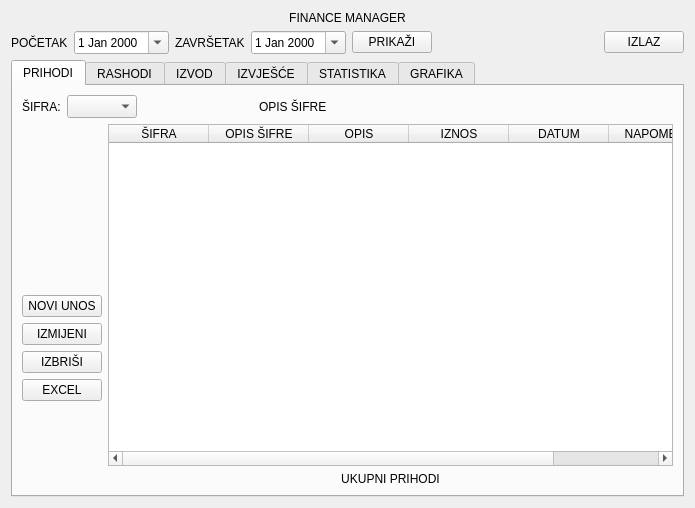
<?xml version="1.0" encoding="UTF-8"?>
<ui version="4.0">
 <class>Form</class>
 <widget class="QWidget" name="Form">
  <property name="geometry">
   <rect>
    <x>0</x>
    <y>0</y>
    <width>695</width>
    <height>508</height>
   </rect>
  </property>
  <property name="windowTitle">
   <string>Form</string>
  </property>
  <layout class="QVBoxLayout" name="verticalLayout_3">
   <item>
    <widget class="QLabel" name="label">
     <property name="styleSheet">
      <string notr="true">font: 20pt &quot;Calibri&quot;;
border-bottom: 2px solid rgb(200, 200, 200);</string>
     </property>
     <property name="text">
      <string>FINANCE MANAGER</string>
     </property>
     <property name="alignment">
      <set>Qt::AlignHCenter|Qt::AlignTop</set>
     </property>
    </widget>
   </item>
   <item>
    <layout class="QHBoxLayout" name="horizontalLayout">
     <item>
      <widget class="QLabel" name="label_2">
       <property name="text">
        <string>POČETAK</string>
       </property>
      </widget>
     </item>
     <item>
      <widget class="QDateEdit" name="date_from">
       <property name="acceptDrops">
        <bool>true</bool>
       </property>
       <property name="calendarPopup">
        <bool>true</bool>
       </property>
      </widget>
     </item>
     <item>
      <widget class="QLabel" name="label_3">
       <property name="text">
        <string>ZAVRŠETAK</string>
       </property>
      </widget>
     </item>
     <item>
      <widget class="QDateEdit" name="date_to">
       <property name="calendarPopup">
        <bool>true</bool>
       </property>
      </widget>
     </item>
     <item>
      <widget class="QPushButton" name="btn_show">
       <property name="text">
        <string>PRIKAŽI</string>
       </property>
      </widget>
     </item>
     <item>
      <spacer name="horizontalSpacer_4">
       <property name="orientation">
        <enum>Qt::Horizontal</enum>
       </property>
       <property name="sizeHint" stdset="0">
        <size>
         <width>40</width>
         <height>20</height>
        </size>
       </property>
      </spacer>
     </item>
     <item>
      <widget class="QPushButton" name="btn_exit">
       <property name="text">
        <string>IZLAZ</string>
       </property>
      </widget>
     </item>
    </layout>
   </item>
   <item>
    <widget class="QTabWidget" name="tabWidget">
     <property name="styleSheet">
      <string notr="true"/>
     </property>
     <property name="currentIndex">
      <number>0</number>
     </property>
     <property name="documentMode">
      <bool>false</bool>
     </property>
     <property name="tabsClosable">
      <bool>false</bool>
     </property>
     <property name="tabBarAutoHide">
      <bool>false</bool>
     </property>
     <widget class="QWidget" name="tab">
      <attribute name="title">
       <string>PRIHODI</string>
      </attribute>
      <layout class="QVBoxLayout" name="verticalLayout_12">
       <item>
        <layout class="QVBoxLayout" name="verticalLayout_11">
         <item>
          <layout class="QHBoxLayout" name="horizontalLayout_2">
           <item>
            <widget class="QLabel" name="label_4">
             <property name="text">
              <string>ŠIFRA:</string>
             </property>
            </widget>
           </item>
           <item>
            <widget class="QComboBox" name="combo_income">
             <property name="minimumSize">
              <size>
               <width>70</width>
               <height>23</height>
              </size>
             </property>
             <property name="maximumSize">
              <size>
               <width>70</width>
               <height>23</height>
              </size>
             </property>
            </widget>
           </item>
           <item>
            <spacer name="horizontalSpacer_5">
             <property name="orientation">
              <enum>Qt::Horizontal</enum>
             </property>
             <property name="sizeHint" stdset="0">
              <size>
               <width>40</width>
               <height>20</height>
              </size>
             </property>
            </spacer>
           </item>
           <item>
            <widget class="QLabel" name="income_desc">
             <property name="text">
              <string>OPIS ŠIFRE</string>
             </property>
            </widget>
           </item>
           <item>
            <spacer name="horizontalSpacer_7">
             <property name="orientation">
              <enum>Qt::Horizontal</enum>
             </property>
             <property name="sizeHint" stdset="0">
              <size>
               <width>40</width>
               <height>20</height>
              </size>
             </property>
            </spacer>
           </item>
           <item>
            <spacer name="horizontalSpacer_6">
             <property name="orientation">
              <enum>Qt::Horizontal</enum>
             </property>
             <property name="sizeHint" stdset="0">
              <size>
               <width>40</width>
               <height>20</height>
              </size>
             </property>
            </spacer>
           </item>
           <item>
            <spacer name="horizontalSpacer">
             <property name="orientation">
              <enum>Qt::Horizontal</enum>
             </property>
             <property name="sizeHint" stdset="0">
              <size>
               <width>40</width>
               <height>20</height>
              </size>
             </property>
            </spacer>
           </item>
          </layout>
         </item>
         <item>
          <layout class="QHBoxLayout" name="horizontalLayout_3">
           <item>
            <layout class="QVBoxLayout" name="verticalLayout">
             <item>
              <spacer name="verticalSpacer">
               <property name="orientation">
                <enum>Qt::Vertical</enum>
               </property>
               <property name="sizeHint" stdset="0">
                <size>
                 <width>20</width>
                 <height>40</height>
                </size>
               </property>
              </spacer>
             </item>
             <item>
              <spacer name="verticalSpacer_5">
               <property name="orientation">
                <enum>Qt::Vertical</enum>
               </property>
               <property name="sizeHint" stdset="0">
                <size>
                 <width>20</width>
                 <height>40</height>
                </size>
               </property>
              </spacer>
             </item>
             <item>
              <widget class="QPushButton" name="income_btn1">
               <property name="text">
                <string>NOVI UNOS</string>
               </property>
              </widget>
             </item>
             <item>
              <widget class="QPushButton" name="income_btn2">
               <property name="text">
                <string>IZMIJENI</string>
               </property>
              </widget>
             </item>
             <item>
              <widget class="QPushButton" name="income_btn3">
               <property name="text">
                <string>IZBRIŠI</string>
               </property>
              </widget>
             </item>
             <item>
              <widget class="QPushButton" name="income_btn4">
               <property name="text">
                <string>EXCEL</string>
               </property>
              </widget>
             </item>
             <item>
              <spacer name="verticalSpacer_3">
               <property name="orientation">
                <enum>Qt::Vertical</enum>
               </property>
               <property name="sizeHint" stdset="0">
                <size>
                 <width>20</width>
                 <height>40</height>
                </size>
               </property>
              </spacer>
             </item>
            </layout>
           </item>
           <item>
            <layout class="QVBoxLayout" name="verticalLayout_2">
             <item>
              <widget class="QTreeWidget" name="tree_income">
               <property name="styleSheet">
                <string notr="true"/>
               </property>
               <property name="autoScroll">
                <bool>true</bool>
               </property>
               <property name="showDropIndicator" stdset="0">
                <bool>false</bool>
               </property>
               <property name="alternatingRowColors">
                <bool>true</bool>
               </property>
               <property name="selectionBehavior">
                <enum>QAbstractItemView::SelectRows</enum>
               </property>
               <property name="uniformRowHeights">
                <bool>false</bool>
               </property>
               <property name="headerHidden">
                <bool>false</bool>
               </property>
               <attribute name="headerVisible">
                <bool>true</bool>
               </attribute>
               <attribute name="headerCascadingSectionResizes">
                <bool>false</bool>
               </attribute>
               <column>
                <property name="text">
                 <string>ŠIFRA</string>
                </property>
                <property name="textAlignment">
                 <set>AlignCenter</set>
                </property>
               </column>
               <column>
                <property name="text">
                 <string>OPIS ŠIFRE</string>
                </property>
                <property name="textAlignment">
                 <set>AlignCenter</set>
                </property>
               </column>
               <column>
                <property name="text">
                 <string>OPIS</string>
                </property>
                <property name="textAlignment">
                 <set>AlignCenter</set>
                </property>
               </column>
               <column>
                <property name="text">
                 <string>IZNOS</string>
                </property>
                <property name="textAlignment">
                 <set>AlignCenter</set>
                </property>
               </column>
               <column>
                <property name="text">
                 <string>DATUM</string>
                </property>
                <property name="textAlignment">
                 <set>AlignCenter</set>
                </property>
               </column>
               <column>
                <property name="text">
                 <string>NAPOMENA</string>
                </property>
                <property name="textAlignment">
                 <set>AlignCenter</set>
                </property>
               </column>
               <column>
                <property name="text">
                 <string>ID</string>
                </property>
                <property name="textAlignment">
                 <set>AlignCenter</set>
                </property>
               </column>
              </widget>
             </item>
             <item>
              <widget class="QLabel" name="income_total">
               <property name="text">
                <string>UKUPNI PRIHODI</string>
               </property>
               <property name="alignment">
                <set>Qt::AlignCenter</set>
               </property>
              </widget>
             </item>
            </layout>
           </item>
          </layout>
         </item>
        </layout>
       </item>
      </layout>
     </widget>
     <widget class="QWidget" name="tab_2">
      <attribute name="title">
       <string>RASHODI</string>
      </attribute>
      <layout class="QVBoxLayout" name="verticalLayout_10">
       <item>
        <layout class="QHBoxLayout" name="horizontalLayout_5">
         <item>
          <widget class="QLabel" name="label_6">
           <property name="text">
            <string>ŠIFRA:</string>
           </property>
          </widget>
         </item>
         <item>
          <widget class="QComboBox" name="combo_outcome">
           <property name="minimumSize">
            <size>
             <width>70</width>
             <height>23</height>
            </size>
           </property>
           <property name="maximumSize">
            <size>
             <width>70</width>
             <height>23</height>
            </size>
           </property>
          </widget>
         </item>
         <item>
          <spacer name="horizontalSpacer_8">
           <property name="orientation">
            <enum>Qt::Horizontal</enum>
           </property>
           <property name="sizeHint" stdset="0">
            <size>
             <width>40</width>
             <height>20</height>
            </size>
           </property>
          </spacer>
         </item>
         <item>
          <widget class="QLabel" name="outcome_desc">
           <property name="text">
            <string>OPIS ŠIFRE</string>
           </property>
          </widget>
         </item>
         <item>
          <spacer name="horizontalSpacer_10">
           <property name="orientation">
            <enum>Qt::Horizontal</enum>
           </property>
           <property name="sizeHint" stdset="0">
            <size>
             <width>40</width>
             <height>20</height>
            </size>
           </property>
          </spacer>
         </item>
         <item>
          <spacer name="horizontalSpacer_9">
           <property name="orientation">
            <enum>Qt::Horizontal</enum>
           </property>
           <property name="sizeHint" stdset="0">
            <size>
             <width>40</width>
             <height>20</height>
            </size>
           </property>
          </spacer>
         </item>
         <item>
          <spacer name="horizontalSpacer_2">
           <property name="orientation">
            <enum>Qt::Horizontal</enum>
           </property>
           <property name="sizeHint" stdset="0">
            <size>
             <width>40</width>
             <height>20</height>
            </size>
           </property>
          </spacer>
         </item>
        </layout>
       </item>
       <item>
        <layout class="QHBoxLayout" name="horizontalLayout_6">
         <item>
          <layout class="QVBoxLayout" name="verticalLayout_5">
           <item>
            <spacer name="verticalSpacer_4">
             <property name="orientation">
              <enum>Qt::Vertical</enum>
             </property>
             <property name="sizeHint" stdset="0">
              <size>
               <width>20</width>
               <height>40</height>
              </size>
             </property>
            </spacer>
           </item>
           <item>
            <spacer name="verticalSpacer_6">
             <property name="orientation">
              <enum>Qt::Vertical</enum>
             </property>
             <property name="sizeHint" stdset="0">
              <size>
               <width>20</width>
               <height>40</height>
              </size>
             </property>
            </spacer>
           </item>
           <item>
            <widget class="QPushButton" name="pushButton_5">
             <property name="text">
              <string>NOVI UNOS</string>
             </property>
            </widget>
           </item>
           <item>
            <widget class="QPushButton" name="pushButton_6">
             <property name="text">
              <string>IZMIJENI</string>
             </property>
            </widget>
           </item>
           <item>
            <widget class="QPushButton" name="pushButton_7">
             <property name="text">
              <string>IZBRIŠI</string>
             </property>
            </widget>
           </item>
           <item>
            <widget class="QPushButton" name="pushButton_9">
             <property name="text">
              <string>EXCEL</string>
             </property>
            </widget>
           </item>
           <item>
            <spacer name="verticalSpacer_2">
             <property name="orientation">
              <enum>Qt::Vertical</enum>
             </property>
             <property name="sizeHint" stdset="0">
              <size>
               <width>20</width>
               <height>40</height>
              </size>
             </property>
            </spacer>
           </item>
          </layout>
         </item>
         <item>
          <layout class="QVBoxLayout" name="verticalLayout_4">
           <item>
            <widget class="QTreeWidget" name="tree_outcome">
             <property name="styleSheet">
              <string notr="true"/>
             </property>
             <property name="showDropIndicator" stdset="0">
              <bool>false</bool>
             </property>
             <property name="alternatingRowColors">
              <bool>true</bool>
             </property>
             <column>
              <property name="text">
               <string>ŠIFRA</string>
              </property>
              <property name="textAlignment">
               <set>AlignCenter</set>
              </property>
             </column>
             <column>
              <property name="text">
               <string>OPIS ŠIFRE</string>
              </property>
              <property name="textAlignment">
               <set>AlignCenter</set>
              </property>
             </column>
             <column>
              <property name="text">
               <string>OPIS</string>
              </property>
              <property name="textAlignment">
               <set>AlignCenter</set>
              </property>
             </column>
             <column>
              <property name="text">
               <string>IZNOS</string>
              </property>
              <property name="textAlignment">
               <set>AlignCenter</set>
              </property>
             </column>
             <column>
              <property name="text">
               <string>DATUM</string>
              </property>
              <property name="textAlignment">
               <set>AlignCenter</set>
              </property>
             </column>
             <column>
              <property name="text">
               <string>NAPOMENA</string>
              </property>
              <property name="textAlignment">
               <set>AlignCenter</set>
              </property>
             </column>
             <column>
              <property name="text">
               <string>ID</string>
              </property>
              <property name="textAlignment">
               <set>AlignCenter</set>
              </property>
             </column>
            </widget>
           </item>
           <item>
            <widget class="QLabel" name="outcome_total">
             <property name="text">
              <string>UKUPNI RASHODI</string>
             </property>
             <property name="alignment">
              <set>Qt::AlignCenter</set>
             </property>
            </widget>
           </item>
          </layout>
         </item>
        </layout>
       </item>
      </layout>
     </widget>
     <widget class="QWidget" name="tab_3">
      <attribute name="title">
       <string>IZVOD</string>
      </attribute>
      <layout class="QVBoxLayout" name="verticalLayout_6">
       <item>
        <layout class="QHBoxLayout" name="horizontalLayout_7">
         <item>
          <widget class="QPushButton" name="pushButton_10">
           <property name="maximumSize">
            <size>
             <width>150</width>
             <height>16777215</height>
            </size>
           </property>
           <property name="text">
            <string>UČITAJ IZVOD</string>
           </property>
          </widget>
         </item>
         <item>
          <widget class="QLabel" name="file_path">
           <property name="minimumSize">
            <size>
             <width>250</width>
             <height>0</height>
            </size>
           </property>
           <property name="text">
            <string>Path/to/file</string>
           </property>
          </widget>
         </item>
         <item>
          <widget class="QPushButton" name="add_row">
           <property name="maximumSize">
            <size>
             <width>40</width>
             <height>16777215</height>
            </size>
           </property>
           <property name="text">
            <string>+</string>
           </property>
          </widget>
         </item>
         <item>
          <widget class="QPushButton" name="remove_row">
           <property name="maximumSize">
            <size>
             <width>40</width>
             <height>16777215</height>
            </size>
           </property>
           <property name="text">
            <string>-</string>
           </property>
          </widget>
         </item>
         <item>
          <widget class="QPushButton" name="pushButton_11">
           <property name="maximumSize">
            <size>
             <width>150</width>
             <height>16777215</height>
            </size>
           </property>
           <property name="text">
            <string>SPREMI</string>
           </property>
          </widget>
         </item>
        </layout>
       </item>
       <item>
        <widget class="QTableWidget" name="tableWidget">
         <row>
          <property name="text">
           <string>1</string>
          </property>
         </row>
         <row>
          <property name="text">
           <string>2</string>
          </property>
         </row>
         <row>
          <property name="text">
           <string>3</string>
          </property>
         </row>
         <column>
          <property name="text">
           <string>PRIHOD/RASHOD</string>
          </property>
         </column>
         <column>
          <property name="text">
           <string>ŠIFRA</string>
          </property>
         </column>
         <column>
          <property name="text">
           <string>OPIS</string>
          </property>
         </column>
         <column>
          <property name="text">
           <string>IZNOS</string>
          </property>
         </column>
         <column>
          <property name="text">
           <string>DATUM</string>
          </property>
         </column>
         <column>
          <property name="text">
           <string>NAPOMENA</string>
          </property>
         </column>
        </widget>
       </item>
      </layout>
     </widget>
     <widget class="QWidget" name="tab_4">
      <attribute name="title">
       <string>IZVJEŠĆE</string>
      </attribute>
      <layout class="QVBoxLayout" name="verticalLayout_9">
       <item>
        <layout class="QHBoxLayout" name="horizontalLayout_8">
         <item>
          <spacer name="horizontalSpacer_3">
           <property name="orientation">
            <enum>Qt::Horizontal</enum>
           </property>
           <property name="sizeHint" stdset="0">
            <size>
             <width>40</width>
             <height>20</height>
            </size>
           </property>
          </spacer>
         </item>
         <item>
          <widget class="QPushButton" name="btn_plan_2">
           <property name="text">
            <string>PLAN</string>
           </property>
          </widget>
         </item>
         <item>
          <widget class="QPushButton" name="btn_excel">
           <property name="text">
            <string>EXCEL</string>
           </property>
          </widget>
         </item>
        </layout>
       </item>
       <item>
        <layout class="QHBoxLayout" name="horizontalLayout_9">
         <item>
          <layout class="QVBoxLayout" name="verticalLayout_7">
           <item>
            <widget class="QLabel" name="label_9">
             <property name="text">
              <string>PRIHODI</string>
             </property>
             <property name="alignment">
              <set>Qt::AlignCenter</set>
             </property>
            </widget>
           </item>
           <item>
            <widget class="QTreeWidget" name="report_income">
             <property name="alternatingRowColors">
              <bool>true</bool>
             </property>
             <column>
              <property name="text">
               <string>ŠIFRA</string>
              </property>
              <property name="textAlignment">
               <set>AlignCenter</set>
              </property>
             </column>
             <column>
              <property name="text">
               <string>OPIS</string>
              </property>
              <property name="textAlignment">
               <set>AlignCenter</set>
              </property>
             </column>
             <column>
              <property name="text">
               <string>IZNOS</string>
              </property>
              <property name="textAlignment">
               <set>AlignCenter</set>
              </property>
             </column>
            </widget>
           </item>
           <item>
            <widget class="QLabel" name="total_income">
             <property name="text">
              <string>UKUPNO PRIHODA</string>
             </property>
             <property name="alignment">
              <set>Qt::AlignCenter</set>
             </property>
            </widget>
           </item>
          </layout>
         </item>
         <item>
          <layout class="QVBoxLayout" name="verticalLayout_8">
           <item>
            <widget class="QLabel" name="label_10">
             <property name="text">
              <string>RASHODI</string>
             </property>
             <property name="alignment">
              <set>Qt::AlignCenter</set>
             </property>
            </widget>
           </item>
           <item>
            <widget class="QTreeWidget" name="report_outcome">
             <property name="acceptDrops">
              <bool>false</bool>
             </property>
             <property name="alternatingRowColors">
              <bool>true</bool>
             </property>
             <column>
              <property name="text">
               <string>ŠIFRA</string>
              </property>
              <property name="textAlignment">
               <set>AlignCenter</set>
              </property>
             </column>
             <column>
              <property name="text">
               <string>OPIS</string>
              </property>
              <property name="textAlignment">
               <set>AlignCenter</set>
              </property>
             </column>
             <column>
              <property name="text">
               <string>IZNOS</string>
              </property>
              <property name="textAlignment">
               <set>AlignCenter</set>
              </property>
             </column>
            </widget>
           </item>
           <item>
            <widget class="QLabel" name="total_outcome">
             <property name="text">
              <string>UKUPNO RASHODA</string>
             </property>
             <property name="alignment">
              <set>Qt::AlignCenter</set>
             </property>
            </widget>
           </item>
          </layout>
         </item>
        </layout>
       </item>
       <item>
        <widget class="QLabel" name="total">
         <property name="text">
          <string>RAZLIKA PRIHODA I RASHODA</string>
         </property>
         <property name="alignment">
          <set>Qt::AlignCenter</set>
         </property>
        </widget>
       </item>
      </layout>
     </widget>
     <widget class="QWidget" name="tab_5">
      <attribute name="title">
       <string>STATISTIKA</string>
      </attribute>
     </widget>
     <widget class="QWidget" name="tab_6">
      <attribute name="title">
       <string>GRAFIKA</string>
      </attribute>
     </widget>
    </widget>
   </item>
  </layout>
 </widget>
 <resources/>
 <connections/>
</ui>
